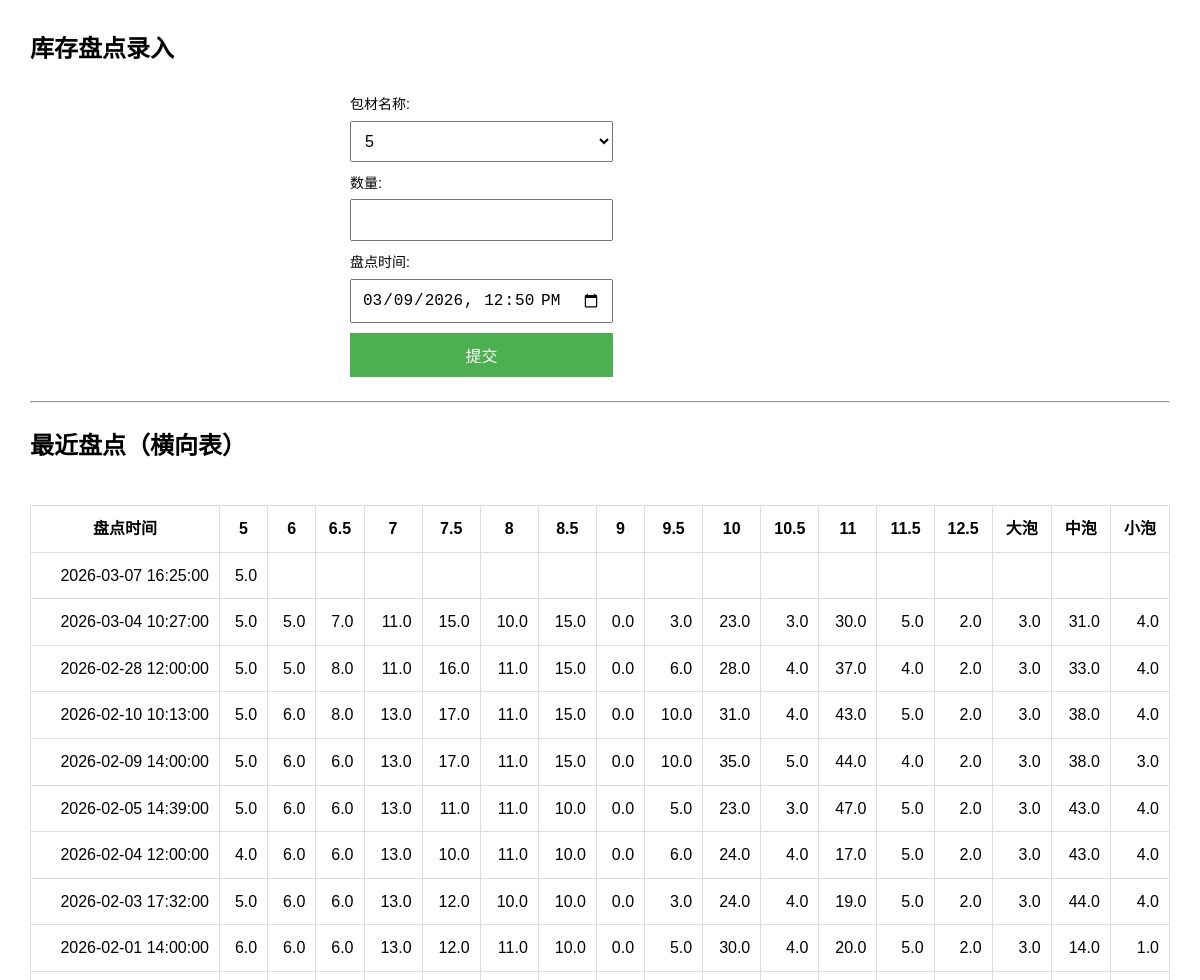
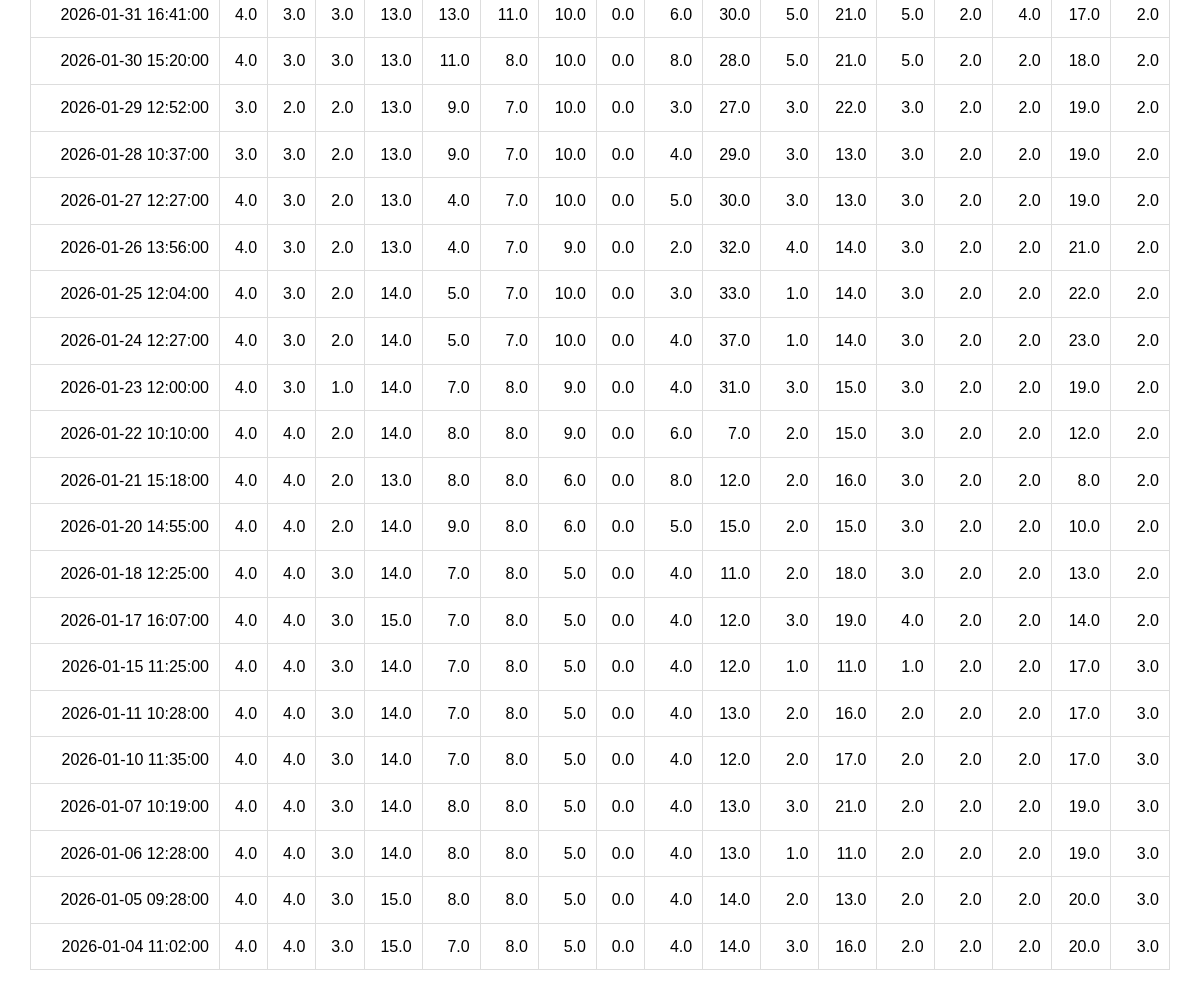
The app's page /inventory/, older data (2 pictures, top to bottom).
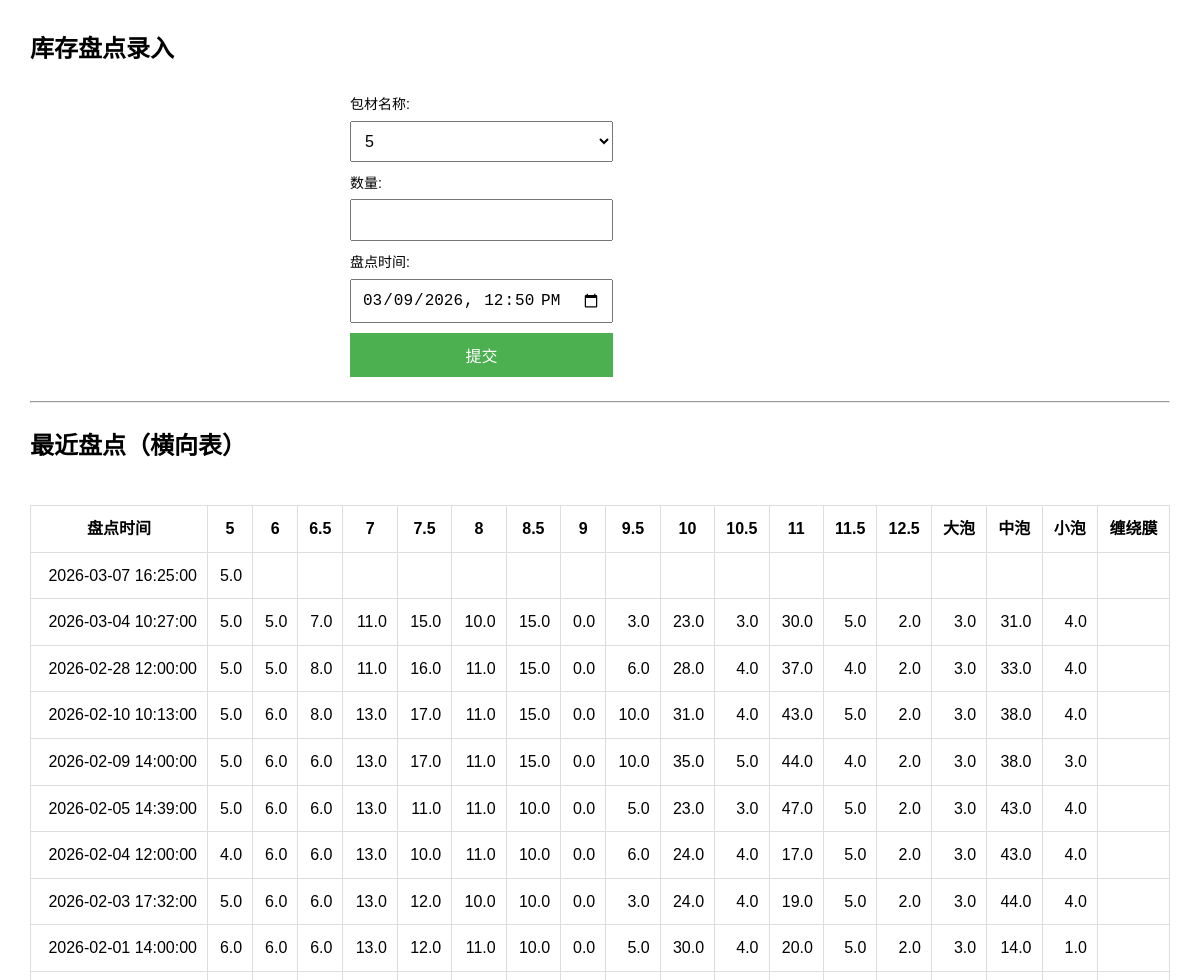
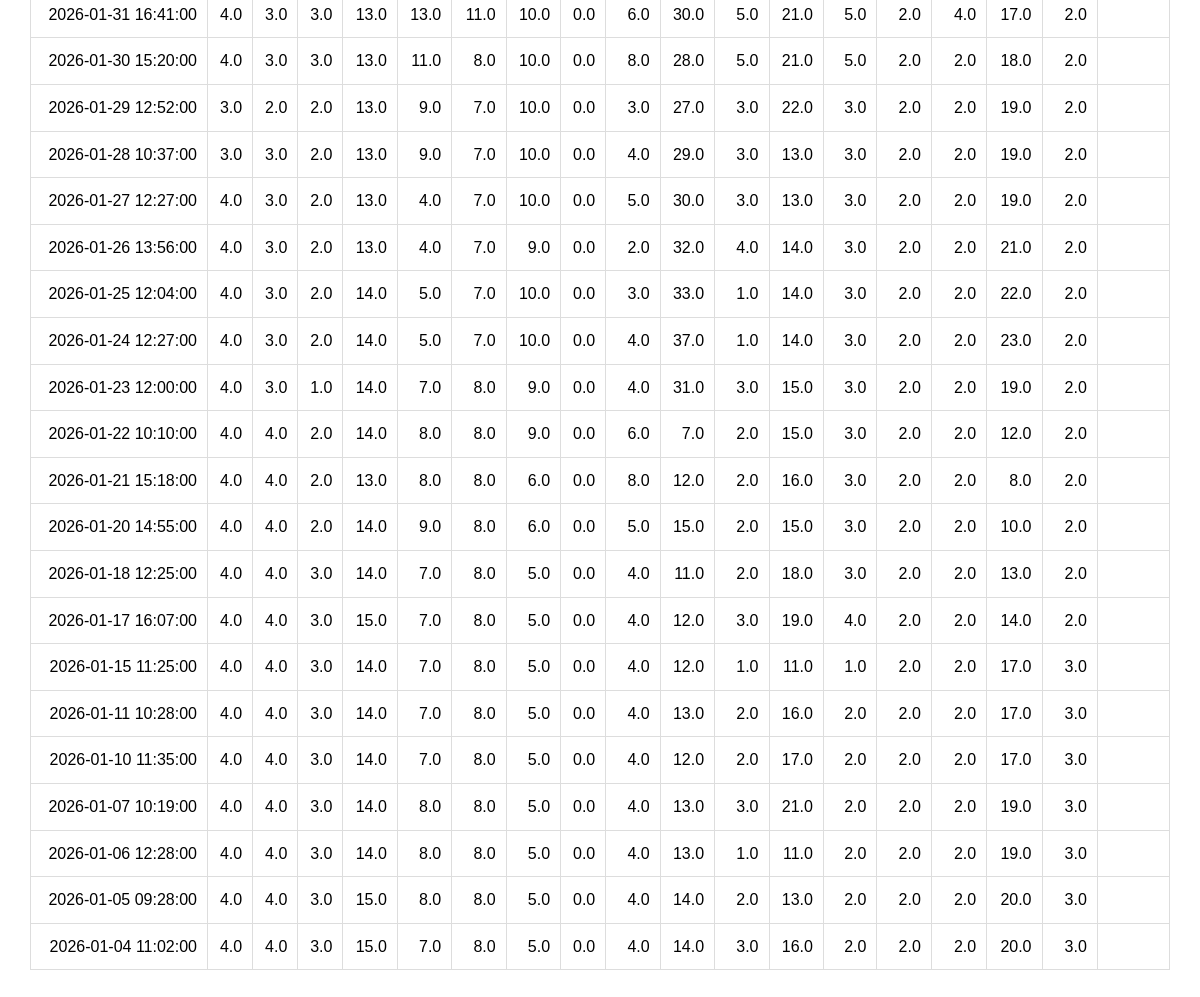
The same page, newer data (2 pictures, top to bottom).
### tables this page shows
CREATE TABLE pack_item (
  pack_item_id INTEGER PRIMARY KEY AUTOINCREMENT,
  name         TEXT NOT NULL UNIQUE,
  sort_no      INTEGER NOT NULL DEFAULT 0,
  is_active    INTEGER NOT NULL DEFAULT 1
);

CREATE TABLE pack_stock_snapshot (
            id INTEGER PRIMARY KEY AUTOINCREMENT,
            stocktake_ts TEXT NOT NULL,
            spec TEXT NOT NULL,
            qty REAL,
            source TEXT
        );

### inventory/routes.py (the view)
@inventory_bp.route('/')
def inventory():
    conn = get_db_connection()
    try:
        items = conn.execute("""
            SELECT pack_item_id, name
            FROM pack_item
            WHERE is_active = 1
            ORDER BY
                CASE
                    WHEN name = '大泡' THEN 2
                    WHEN name = '中泡' THEN 3
                    WHEN name = '小泡' THEN 4
                    WHEN name GLOB '[0-9]*' THEN 1
                    ELSE 5
                END,
                CAST(name AS REAL),
                pack_item_id
        """).fetchall()
        N = 30
        times = conn.execute(f"""
            SELECT stocktake_ts
            FROM pack_stock_snapshot
            GROUP BY stocktake_ts
            ORDER BY stocktake_ts DESC
            LIMIT {N}
        """).fetchall()
        time_list = [r["stocktake_ts"] for r in times]
        if time_list:
            placeholders = ",".join(["?"] * len(time_list))
            rows = conn.execute(f"""
                SELECT stocktake_ts, spec, qty
                FROM pack_stock_snapshot
                WHERE stocktake_ts IN ({placeholders})
            """, time_list).fetchall()
        else:
            rows = []
        col_specs = [r["name"] for r in items]
        table = {t: {spec: "" for spec in col_specs} for t in time_list}
        for r in rows:
            t = r["stocktake_ts"]
            spec = r["spec"]
            qty = r["qty"]
            if t in table and spec in table[t]:
                table[t][spec] = qty
        return render_template(
            "inventory.html",
            items=items,
            col_specs=col_specs,
            time_list=time_list,
            table=table
        )
    finally:
        conn.close()

### inventory/routes.py (called while the page is built)
def get_db_connection():
    conn = sqlite3.connect(DB_FILE)
    conn.row_factory = sqlite3.Row
    return conn

### templates/inventory.html (shortened to what this page needs)
<!DOCTYPE html>
<html lang="zh-CN">
<head>
</head>
<body>
    <h1>库存盘点录入</h1>
    <div class="form-container">
        <form method="POST" action="/inventory/add_inventory">
            <div class="form-group">
                <label for="pack_item_id">包材名称:</label>
                <select id="pack_item_id" name="pack_item_id" required>
                    {% for row in items %}
                        <option value="{{ row['pack_item_id'] }}">
                            {{ row['name'] }}
                        </option>
                    {% endfor %}
                </select>
            </div>
            <div class="form-group">
                <label for="quantity">数量:</label>
                <input type="number"
                       id="quantity"
                       name="quantity"
                       step="1"
                       min="0"
                       required>
            </div>
            <div class="form-group">
                <label for="stocktake_ts">盘点时间:</label>
                <input type="datetime-local"
                       id="stocktake_ts"
                       name="stocktake_ts"
                       required>
            </div>
            <div class="form-group">
                <button type="submit" class="submit-btn">提交</button>
            </div>
        </form>
    </div>
    <hr style="margin:24px 0;">
    <h2 style="margin:0 0 12px 0;">最近盘点（横向表）</h2>
    <div class="table-container">
        <table>
            <thead>
                <tr>
                    <th>盘点时间</th>
                    {% for spec in col_specs %}
                        <th>{{ spec }}</th>
                    {% endfor %}
                </tr>
            </thead>
            <tbody>
                {% for t in time_list %}
                    <tr>
                        <td>{{ t }}</td>
                        {% for spec in col_specs %}
                            <td>{{ table[t][spec] }}</td>
                        {% endfor %}
                    </tr>
                {% endfor %}
            </tbody>
        </table>
    </div>
</body>
</html>

Row changes from the older to the newer data that the page shows:
added pack_item: name "缠绕膜"
